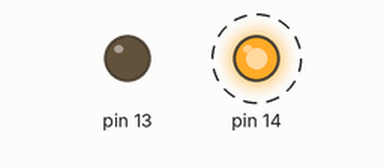
Recording of a sketch running on a simulated Arduino Uno, built with avr-gcc and run on an emulated ATmega328P. On the bench: output pins drawn as LEDs (lit = HIGH). Dashed ring = blinking. What the sketch prints to the serial monitor is not drawn.

Above: at 0.2 s.
Timing chart, 0 to 3.0 s (numbered marks = the images above):
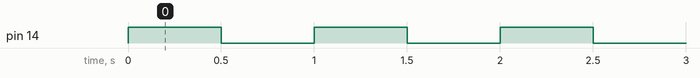

Measured:
- by itself, pin 14: alternates HIGH for 0.50 s and LOW for 0.50 s

The sketch:

sketch_PWM.ino
```cpp
#include "SPI.h"

int Signal;

void setup() {

Serial.begin(9600);
pinMode(13, OUTPUT);
pinMode(14, OUTPUT);

}

void loop() {

//analogWrite(13, 30);

for(int i=0 ; i < 2000000 ; i++){
  if(i%2 == 0){
    digitalWrite(14, HIGH);
    Signal = digitalRead(14);
    Serial.println(Signal);
    delay(500);
  }
  else{
    digitalWrite(14, LOW);
    Signal = digitalRead(14);
    Serial.println(Signal);
    delay(500);
  }
}

}
```
